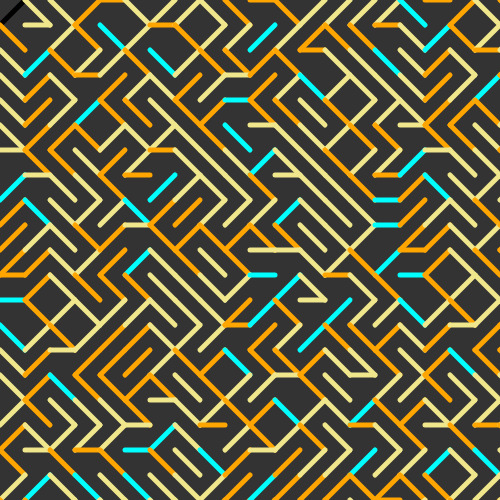
Frame 1 (no input)
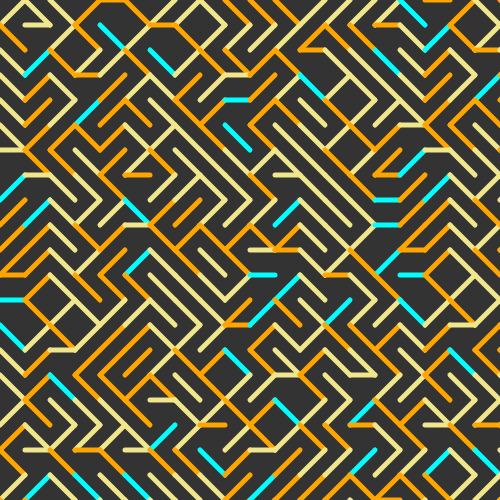
Frame 60 (no input)
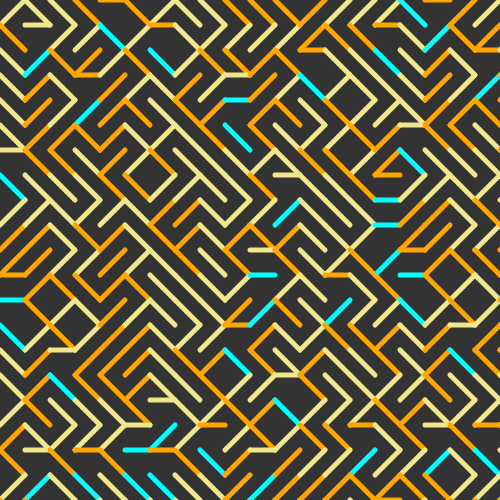
Frame 120 (the mouse pressed at the canvas centre since frame 60)

The p5.js sketch that drew these frames (run headless with seeded random() and noise() and a simulated clock; from frame 60 on, the mouse is pressed at the canvas centre):

// p5.js sketch
// ── sketch.js
var rez = 0.4;
var time = 0;

function setup() {
  createCanvas(500, 500);
}

function draw() {
  background(51);
	strokeWeight(5);
  rectMode(CENTER);

	const space = 25;
  for (var x = 0; x <= width; x += space) {
    for (var y = 0; y <= height; y += space) {
      const r = map(noise(x * rez, y * rez, time), 0, 1, 2, 6);
      if (r < 0) {
        line(x, y, x, y + space);
        stroke('orange');
      } else if (r < 1) {
        line(x, y+space, x + space, y + space);
        stroke('darkgreen');
      } else if (r < 2) {
        line(x+space, y+space, x + space, y);
        stroke('darksalmon');
      } else if (r < 3) {
        line(x+space, y, x, y);
        stroke('aqua');
      } else if (r < 4) {
        line(x, y, x + space, y + space);
        stroke('khaki');
      } else {
        line(x + space, y, x, y + space);
        stroke('orange');
      }
    }
  }

  time += 0.001;
}


Colors = {};
Colors.names = {
    aqua: "#00ffff",
    azure: "#f0ffff",
    beige: "#f5f5dc",
    black: "#000000",
    blue: "#0000ff",
    brown: "#a52a2a",
    cyan: "#00ffff",
    darkblue: "#00008b",
    darkcyan: "#008b8b",
    darkgrey: "#a9a9a9",
    darkgreen: "#006400",
    darkkhaki: "#bdb76b",
    darkmagenta: "#8b008b",
    darkolivegreen: "#556b2f",
    darkorange: "#ff8c00",
    darkorchid: "#9932cc",
    darkred: "#8b0000",
    darksalmon: "#e9967a",
    darkviolet: "#9400d3",
    fuchsia: "#ff00ff",
    gold: "#ffd700",
    green: "#008000",
    indigo: "#4b0082",
    khaki: "#f0e68c",
    lightblue: "#add8e6",
    lightcyan: "#e0ffff",
    lightgreen: "#90ee90",
    lightgrey: "#d3d3d3",
    lightpink: "#ffb6c1",
    lightyellow: "#ffffe0",
    lime: "#00ff00",
    magenta: "#ff00ff",
    maroon: "#800000",
    navy: "#000080",
    olive: "#808000",
    orange: "#ffa500",
    pink: "#ffc0cb",
    purple: "#800080",
    violet: "#800080",
    red: "#ff0000",
    silver: "#c0c0c0",
    white: "#ffffff",
    yellow: "#ffff00"
};

Colors.random = function() {
    var result;
    var count = 0;
    for (var prop in this.names)
        if (Math.random() < 1/++count)
           result = prop;
    return result;
};
